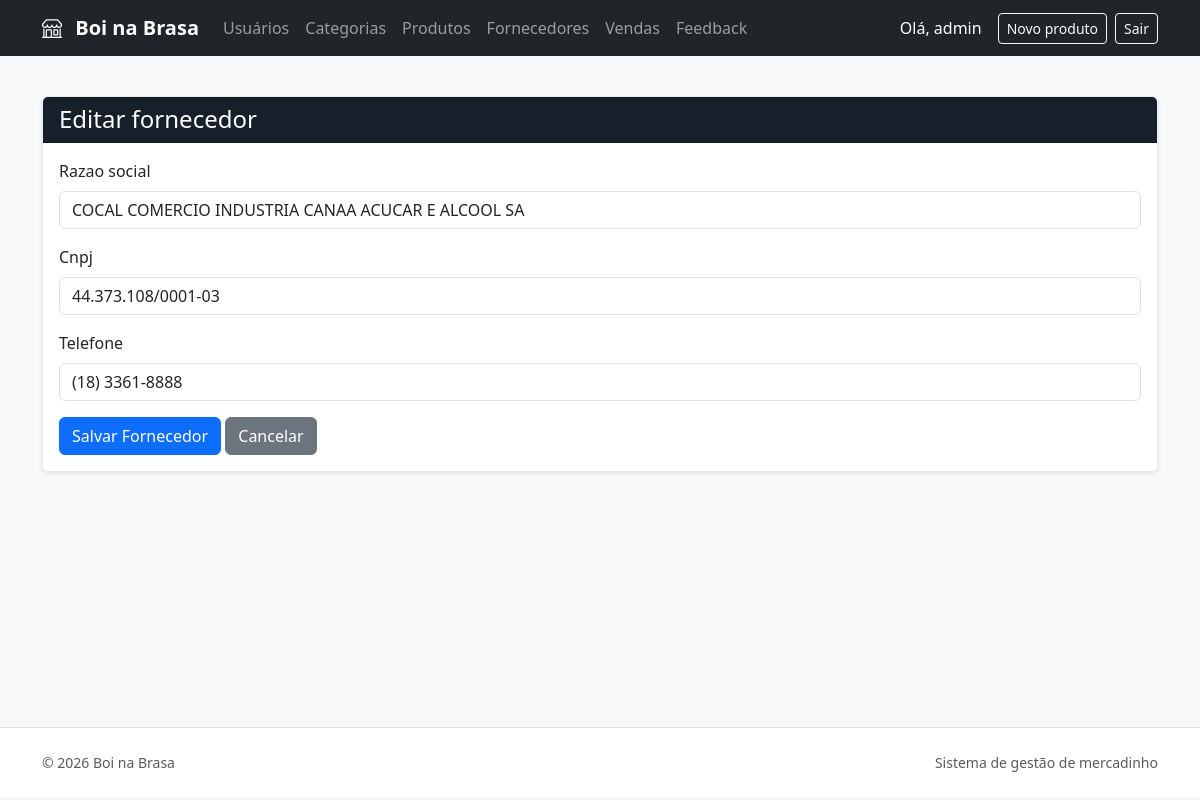
The page /fornecedores/5/editar/ (signed in) on the database its author committed.
### fornecedores/models.py (models this page shows, shortened)
class Fornecedor(models.Model):
    razao_social = models.CharField(max_length=255)
    cnpj = models.CharField(max_length=18, unique=True)
    telefone = models.CharField(max_length=20)

### fornecedores/views.py (the view)
# urls.py: path('<int:id>/editar/', views.fornecedor_update, name='fornecedor_update'),
@login_required
@permission_required(
    'fornecedores.change_fornecedor',
    raise_exception=True
)
def fornecedor_update(request, id):
    fornecedor = get_object_or_404(
        Fornecedor,
        id=id
    )
    if request.method == 'POST':
        form = FornecedorForm(
            request.POST,
            instance=fornecedor
        )
        if form.is_valid():
            form.save()
            messages.success(
                request,
                'Fornecedor atualizado com sucesso!'
            )
            return redirect(
                'fornecedores:fornecedor_detail',
                id=fornecedor.id
            )
    else:
        form = FornecedorForm(
            instance=fornecedor
        )
    return render(
        request,
        'fornecedores/fornecedor_form.html',
        {
            'form': form,
            'titulo': 'Editar fornecedor',
            'fornecedor': fornecedor,
        }
    )

### fornecedores/forms.py
class FornecedorForm(forms.ModelForm):
    class Meta:
        model = Fornecedor
        fields = ['razao_social', 'cnpj', 'telefone']
        widgets = {
            'razao_social': forms.TextInput(attrs={
                'class': 'form-control',
                'placeholder': 'Razão social',
            }),
            'cnpj': forms.TextInput(attrs={
                'class': 'form-control',
                'placeholder': 'CNPJ',
            }),
            'telefone': forms.TextInput(attrs={
                'class': 'form-control',
                'placeholder': 'Telefone',
            }),
        }

### templates/fornecedores/fornecedor_form.html (shortened to what this page needs)
{% extends 'base.html' %}
{% block content %}
<div class="card shadow-sm">
    <div class="card-header bg-dark text-white">
        <h1 class="h4 mb-0">{{ titulo }}</h1>
    </div>
    <div class="card-body">
        <form method="POST">
            {% for field in form %}
                <div class="mb-3">
                    <label for="{{ field.id_for_label }}" class="form-label">{{ field.label }}</label>
                    {{ field }}
                </div>
            {% endfor %}
            <button type="submit" class="btn btn-primary">Salvar Fornecedor</button>
            <a href="{% url 'fornecedores:fornecedor_list' %}" class="btn btn-secondary">Cancelar</a>
        </form>
    </div>
</div>
{% endblock %}

### templates/base.html (shortened to what this page needs)
{% load static %}
<!DOCTYPE html>
<html lang="pt-br">
<head>
    <link rel="stylesheet"
          href="{% static 'vendor/bootstrap/css/bootstrap.min.css' %}">
    <link rel="stylesheet"
          href="{% static 'vendor/bootstrap-icons/bootstrap-icons.min.css' %}">
        <link rel="stylesheet"
            href="{% static 'flexbiz/css/site.css' %}">
</head>
<body>
<nav class="navbar navbar-expand-lg bg-dark navbar-dark">
    <div class="container">
        <a class="navbar-brand" href="{% url 'inicio' %}">
            <i class="bi bi-shop me-2"></i>
            Boi na Brasa
        </a>
        <div class="collapse navbar-collapse"
             id="menuPrincipal">
            <ul class="navbar-nav me-auto mb-2 mb-lg-0">
                {% if request.user.is_authenticated %}
                    {% if perms.usuarios.view_usuario %}
                        <li class="nav-item">
                            <a class="nav-link" href="{% url 'usuarios:usuario_list' %}">Usuários</a>
                        </li>
                    {% endif %}
                    {% if perms.produtos.view_categoria %}
                        <li class="nav-item">
                            <a class="nav-link" href="{% url 'produtos:categoria_list' %}">Categorias</a>
                        </li>
                    {% endif %}
                    {% if perms.produtos.view_produto %}
                        <li class="nav-item">
                            <a class="nav-link" href="{% url 'produtos:produto_list' %}">Produtos</a>
                        </li>
                    {% endif %}
                    {% if perms.fornecedores.view_fornecedor %}
                        <li class="nav-item">
                            <a class="nav-link" href="{% url 'fornecedores:fornecedor_list' %}">Fornecedores</a>
                        </li>
                    {% endif %}
                    {% if perms.vendas.view_venda %}
                        <li class="nav-item">
                            <a class="nav-link" href="{% url 'vendas:venda_list' %}">Vendas</a>
                        </li>
                    {% endif %}
                    <li class="nav-item">
                        <a class="nav-link" href="{% url 'feedback:feedback_list' %}">Feedback</a>
                    </li>
                {% endif %}
            </ul>
            {% if user.is_authenticated %}
                <span class="navbar-text text-white me-3">
                    Olá, {{ user.username }}
                </span>
                {% if perms.produtos.add_produto %}
                    <a href="{% url 'produtos:produto_create' %}" class="btn btn-outline-light btn-sm me-2">
                        Novo produto
                    </a>
                {% endif %}
                <form method="POST"
                      action="{% url 'logout' %}">
                    <button type="submit"
                            class="btn btn-outline-light btn-sm">
                        Sair
                    </button>
                </form>
            {% else %}
                <a href="{% url 'login' %}"
                   class="btn btn-outline-light btn-sm">
                    Entrar
                </a>
            {% endif %}
        </div>
    </div>
</nav>
<main class="container py-4 app-main">
    {% block content %}
    {% endblock %}
</main>
<footer class="app-footer border-top">
    <div class="container d-flex flex-wrap justify-content-between gap-2 py-4 text-muted small">
        <span>&copy; {% now "Y" %} Boi na Brasa</span>
        <span>Sistema de gestão de mercadinho</span>
    </div>
</footer>
</body>
</html>

### static/flexbiz/css/site.css (style rules this page uses)
:root { --flexbiz-ink: #17202a; --flexbiz-muted: #65717d; --flexbiz-primary: #e8752b; --flexbiz-surface: #f7f8fa; }
body { color: var(--flexbiz-ink); font-family: "Segoe UI", sans-serif; background: #f7f8fa; }
.app-main { min-height: calc(100vh - 145px); }
.app-footer { background: #fff; }
.navbar-brand { font-weight: 700; }
.card { border-color: #e7eaee; }
.card-header.bg-dark { background: var(--flexbiz-ink) !important; }

### rows shown on the page
Fornecedor: form "COCAL COMERCIO INDUSTRIA CANAA ACUCAR E ALCOOL SA" "44.373.108/0001-03" "(18) 3361-8888"

### other values the page prints
{{ user.username }} "admin"
{{ titulo }} "Editar fornecedor"
{{ field.label }} "Razao social" "Cnpj" "Telefone"
